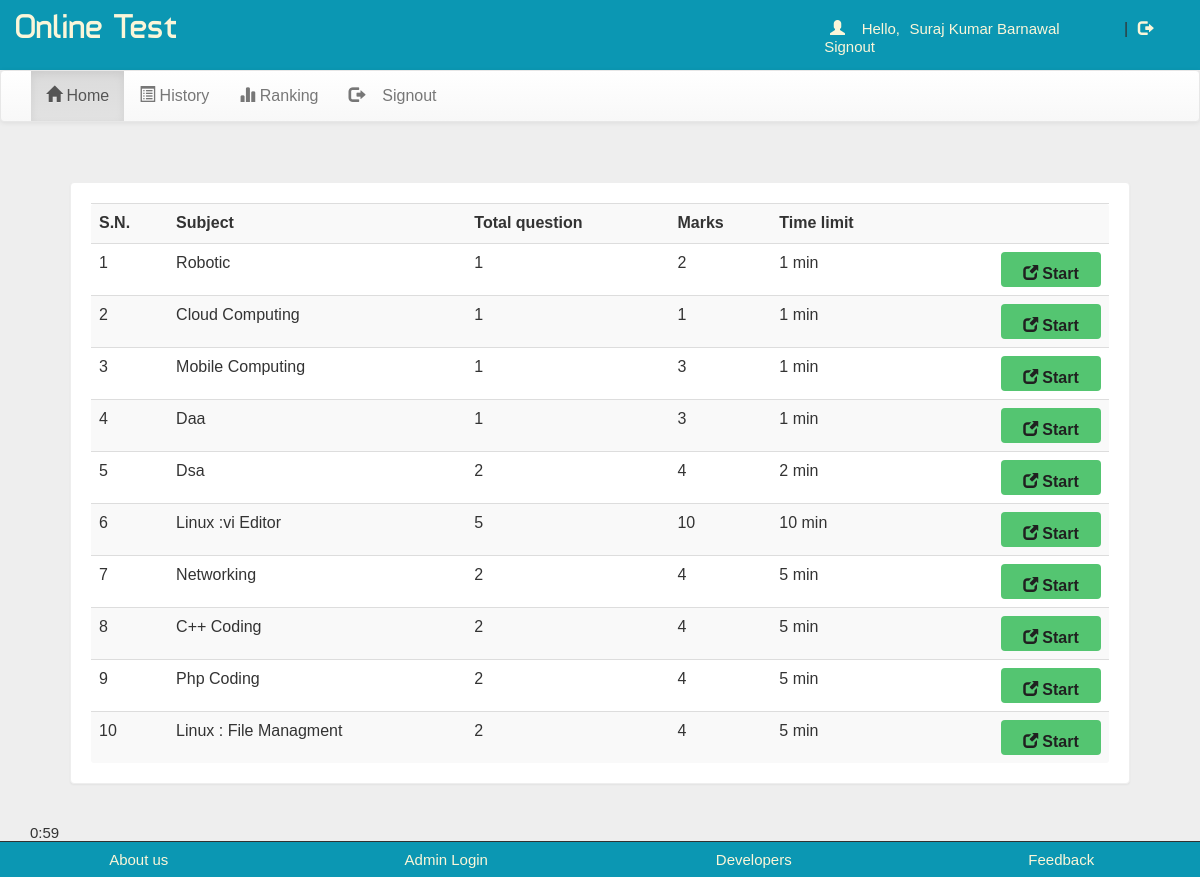
Screenshot of /account.php?q=1 (signed in) with the database file from the repository.
### tables this page shows
CREATE TABLE `quiz` (
  `eid` text NOT NULL,
  `title` varchar(100) NOT NULL,
  `sahi` int(11) NOT NULL,
  `wrong` int(11) NOT NULL,
  `total` int(11) NOT NULL,
  `time` bigint(20) NOT NULL,
  `intro` text NOT NULL,
  `tag` varchar(100) NOT NULL,
  `date` timestamp NOT NULL DEFAULT CURRENT_TIMESTAMP ON UPDATE CURRENT_TIMESTAMP
);

### account.php (the view, shortened to what this page needs)
<html>
<head>
<link  rel="stylesheet" href="css/bootstrap.min.css"/>
 <link  rel="stylesheet" href="css/bootstrap-theme.min.css"/>
 <link rel="stylesheet" href="css/main.css">
 <link  rel="stylesheet" href="css/font.css">
</head>
<body>
<div class="header">
<div class="row">
<div class="col-lg-6">
<span class="logo">Online Test</span></div>
<div class="col-md-4 col-md-offset-2">
 <?php
 include_once 'dbConnection.php';
  if(!(isset($_SESSION['email']))){
header("location:index.php");
}
else
{
$name = $_SESSION['name'];
$email=$_SESSION['email'];
echo '<span class="pull-right top title1" ><span class="log1"><span class="glyphicon glyphicon-user" aria-hidden="true"></span>&nbsp;&nbsp;&nbsp;&nbsp;Hello,</span> <a href="account.php?q=1" class="log log1">'.$name.'</a>&nbsp;|&nbsp;<a href="logout.php?q=account.php" class="log"><span class="glyphicon glyphicon-log-out" aria-hidden="true"></span>&nbsp;Signout</button></a></span>';
}?>
</div>
</div></div>
<div class="bg">
<nav class="navbar navbar-default title1">
  <div class="container-fluid">
    <div class="collapse navbar-collapse" id="bs-example-navbar-collapse-1">
      <ul class="nav navbar-nav">
        <li <?php if(@$_GET['q']==1) echo'class="active"'; ?> ><a href="account.php?q=1"><span class="glyphicon glyphicon-home" aria-hidden="true"></span>&nbsp;Home<span class="sr-only">(current)</span></a></li>
        <li <?php if(@$_GET['q']==2) echo'class="active"'; ?>><a href="account.php?q=2"><span class="glyphicon glyphicon-list-alt" aria-hidden="true"></span>&nbsp;History</a></li>
		<li <?php if(@$_GET['q']==3) echo'class="active"'; ?>><a href="account.php?q=3"><span class="glyphicon glyphicon-stats" aria-hidden="true"></span>&nbsp;Ranking</a></li>
		<li class="pull-right"> <a href="logout.php?q=account.php"><span class="glyphicon glyphicon-log-out" aria-hidden="true"></span>&nbsp;&nbsp;&nbsp;&nbsp;Signout</a></li>
		</ul>
      </div>
  </div>
</nav>
<div class="container">
<div class="row">
<div class="col-md-12">
<?php if(@$_GET['q']==1) {
$result = mysqli_query($con,"SELECT * FROM quiz ORDER BY date DESC") or die('Error');
echo  '<div class="panel"><div class="table-responsive"><table class="table table-striped title1">
<tr><td><b>S.N.</b></td><td><b>Subject</b></td><td><b>Total question</b></td><td><b>Marks</b></td><td><b>Time limit</b></td><td></td></tr>';
$c=1;
while($row = mysqli_fetch_array($result)) {
	$title = $row['title'];
	$total = $row['total'];
	$sahi = $row['sahi'];
    $time = $row['time'];
	$eid = $row['eid'];
$q12=mysqli_query($con,"SELECT score FROM history WHERE eid='$eid' AND email='$email'" )or die('Error98');
$rowcount=mysqli_num_rows($q12);
if($rowcount == 0){
	echo '<tr><td>'.$c++.'</td><td>'.$title.'</td><td>'.$total.'</td><td>'.$sahi*$total.'</td><td>'.$time.'&nbsp;min</td>
	<td><b><a href="account.php?q=quiz&step=2&eid='.$eid.'&n=1&t='.$total.'" class="pull-right btn sub1" style="margin:0px;background:#54C571"><span class="glyphicon glyphicon-new-window" aria-hidden="true"></span>&nbsp;<span class="title1"><b>Start</b></span></a></b></td></tr>';
}
}
echo '</table></div></div>';
}?>
<span id="countdown" class="timer"></span>
</div></div></div></div>
<div class="row footer">
<div class="col-md-3 box">
<a href="aboutus.php" target="_blank">About us</a>
</div>
<div class="col-md-3 box">
<a href="#" data-toggle="modal" data-target="#login">Admin Login</a></div>
<div class="col-md-3 box">
<a href="#" data-toggle="modal" data-target="#developers">Developers</a>
</div>
<div class="col-md-3 box">
<a href="feedback.php" target="_blank">Feedback</a></div></div>
</body>
</html>

### css/main.css (style rules this page uses)
body { overflow-x:hidden; width:100%; font: 15px "Century Gothic", "Times Roman", sans-serif; background:#eee; min-height:550px; background-attachment:fixed; }
.bg { min-height:540px; }
.panel { border-color:#eee; margin:40px; padding:20px; font: 15px "Century Gothic", "Times Roman", sans-serif; }
.header { background:#0b97b3; height:70px; }
.logo { font-family:'typo'; font-size:35px; color:#FBF6D9; margin:15px; }
.title1 { font: 16px "Century Gothic", "Times Roman", sans-serif; }
.sub1 { width:90px; color:#202020; background:#FBF6D9; font-size:15px; height:35px; margin:20px; padding:10px; width:100px; }
.footer { font-size:15px; text-align:center; border-top:1px solid; border-color:#323232; background-color:#0b97b3; }
.footer a { margin:25px; color:#FBF6D9; text-decoration:none; font: 15px "Century Gothic", "Times Roman", sans-serif; }
.box { padding:9px; }
.top { margin-top:20px; }
.log1 { font: 15px 'Ubuntu', sans-serif; color:#FBF6D9; margin-left:10px; }
.log { margin:10px; margin-right:60px; margin-left:5px; color:#FBF6D9; text-decoration:none; font-size:20px; font-size:15px; }

### rows the page displays
quiz: title "Robotic", total "1", $sahi*$total "2", time "1"
quiz: title "Cloud Computing", total "1", $sahi*$total "1", time "1"
quiz: title "Mobile Computing", total "1", $sahi*$total "3", time "1"
quiz: title "Daa", total "1", $sahi*$total "3", time "1"
quiz: title "Dsa", total "2", $sahi*$total "4", time "2"
quiz: title "Linux :vi Editor", total "5", $sahi*$total "10", time "10"
quiz: title "Networking", total "2", $sahi*$total "4", time "5"
quiz: title "C++ Coding", total "2", $sahi*$total "4", time "5"
quiz: title "Php Coding", total "2", $sahi*$total "4", time "5"
quiz: title "Linux : File Managment", total "2", $sahi*$total "4", time "5"

### other values shown
$name "Suraj Kumar Barnawal"
